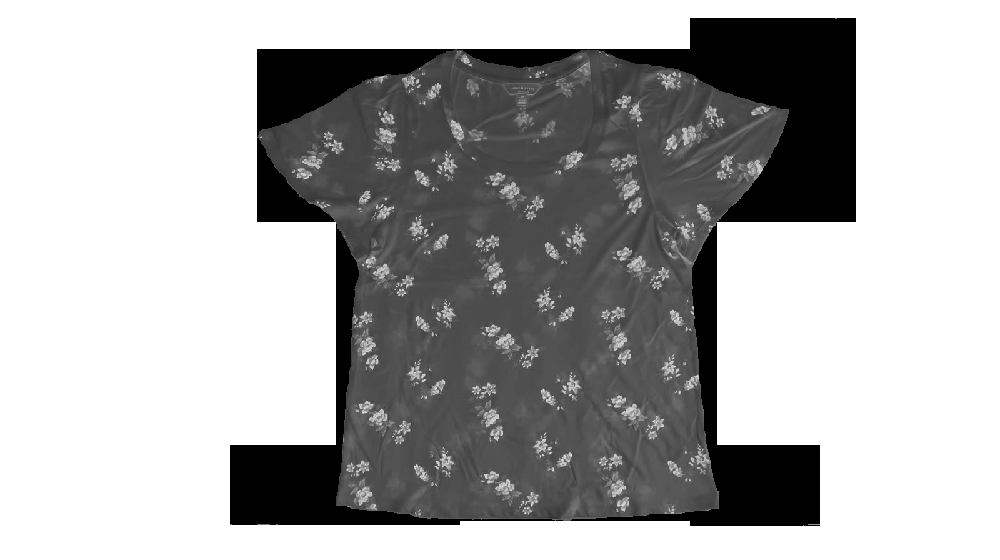
#> input picture usingColorRange/style.png, 1000 x 560 px, shrunk from 1600 x 896 before the run, found by its file name
$ python masking2.py
#> lines starting #> are read from the running program, lines starting #| are printed output that depends on the picture; after the words box and inside, x2 and y2 are one past the last pixel; in counts of white or black regions, pixels touching at a corner belong together
import cv2
import numpy as np

image = cv2.imread('C:/Users/administrator/Desktop/DX_Projects_onGit/autoM/autoM/usingColorRange/style.png')
#> image is the input picture: shape (560, 1000, 3); min 0, max 255, mean 172.7
blur = cv2.GaussianBlur(image, (5,5), 0)
blur_hsv = cv2.cvtColor(blur, cv2.COLOR_BGR2HSV)
#> blur_hsv: shape (560, 1000, 3); mean H, S, V 0, 0, 172.7

# create NumPy arrays from the boundaries
lower = np.array([0,0,0], dtype = "uint8")
upper = np.array([180,255,40], dtype = "uint8")

# find the colors within the specified boundaries and apply
mask = cv2.inRange(blur_hsv, lower, upper)
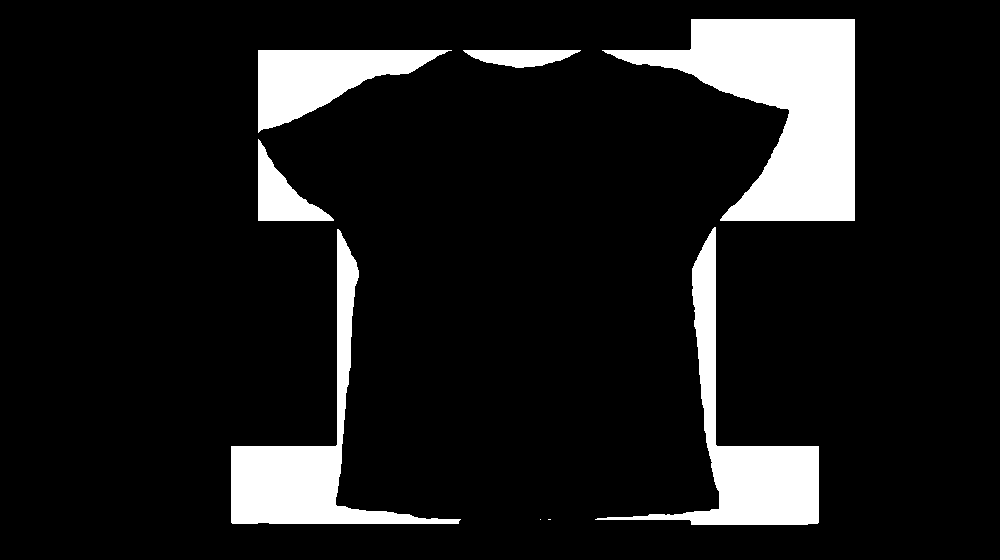
#> mask: shape (560, 1000); 11.1% white; 8 white regions (2 under 20 px), largest, box (x1, y1, x2, y2) and area: (602, 19, 855, 221) 25141, (595, 227, 819, 525) 12729, (231, 229, 461, 524) 12479, (258, 50, 452, 133) 7998, (258, 139, 334, 221) 2625, (463, 50, 581, 68) 1421
mask = 255 - mask
output = cv2.bitwise_and(image, image, mask = mask)

#for debugging
# show the images
# cv2.imshow("output", output)
cv2.imshow("mask", mask)


cv2.imwrite('C:/Users/administrator/Desktop/DX_Projects_onGit/autoM/autoM/usingColorRange/output.png', mask)
cv2.waitKey()
